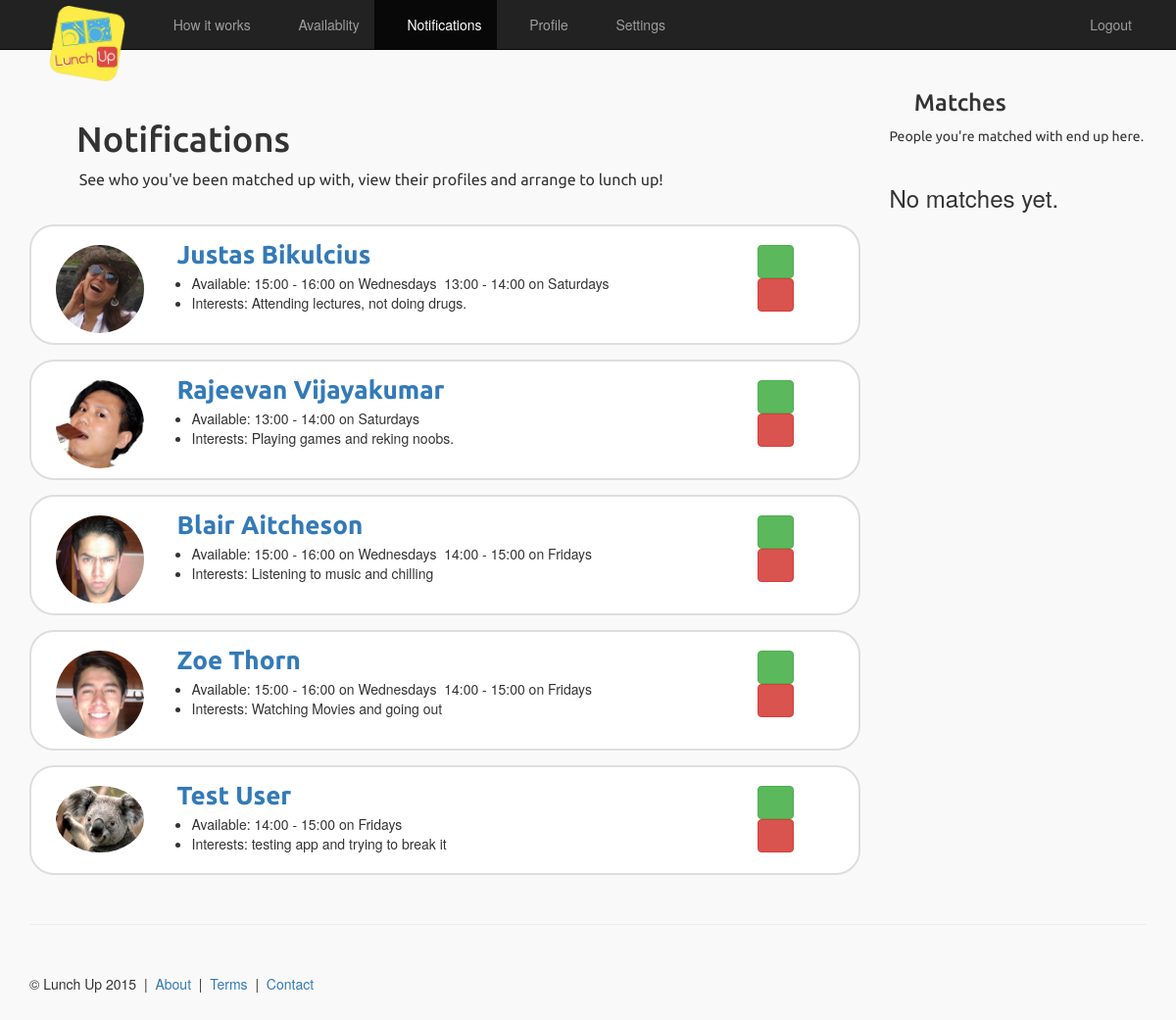
The app's page /notifications/ (signed in) with its own data.
### main/models.py (models this page shows)
class Notification(models.Model):
    userOne = models.ForeignKey(UserProfile, related_name='userone')
    userTwo = models.ForeignKey(UserProfile, related_name='usertwo')
    acceptedOne = models.BooleanField(default=False)
    acceptedTwo = models.BooleanField(default=False)
    available = models.ManyToManyField(TimeInterval)

class UserProfile(models.Model):
    user = models.OneToOneField(User)
    fullName = models.CharField(max_length=64)
    publicEmail = models.EmailField()
    availability = models.ManyToManyField(TimeInterval)
    interests = models.CharField(max_length=250)
    university = models.ForeignKey(University, blank=True, null=True)
    about = models.TextField(max_length=6000)
    picture = models.ImageField(upload_to='profile_images', blank=True)

class TimeInterval(models.Model):
    time = models.PositiveSmallIntegerField()
    day = models.CharField(max_length=10)

### main/views.py (the view)
# urls.py: url(r'^notifications/$', views.notifications, name='notifications'),
@login_required
def notifications(request):
    context_dict = {}
    try:
        context_dict['userprofile'] = UserProfile.objects.get(user=request.user)
        context_dict['notifications'] = \
            Notification.objects.filter((Q(userOne=context_dict['userprofile']) & Q(acceptedOne=False)) | (Q(userTwo=context_dict['userprofile']) & Q(acceptedTwo=False)))
        context_dict['matches'] = \
            Notification.objects.filter((Q(acceptedOne=True) & Q(acceptedTwo=True)) & (Q(userOne=context_dict['userprofile']) | Q(userTwo=context_dict['userprofile'])))
    except:
        pass
    return render(request, 'main/notifications.html', context_dict)

### templates/main/notifications.html (shortened to what this page needs)
{% extends 'base.html' %}
{% load staticfiles %}
{% block body_block %}
      <div class="row row-offcanvas row-offcanvas-right">
        <div class="col-xs-12 col-sm-9">
          <div class="jumbotron_two">
            <h1><span class="glyphicon glyphicon-exclamation-sign" aria-hidden="true"></span> <span class="font_styled">Notifications</span></h1>
            <p style="font-size:16px;" class="font_styled">&nbsp;&nbsp;&nbsp;&nbsp;&nbsp;&nbsp;&nbsp;&nbsp;&nbsp;&nbsp;&nbsp;See who you've been matched up with, view their profiles and arrange to lunch up!</p>
          </div>
          <div class="row" style="padding:15px;">
          {% if notifications %}
            {% for notif in notifications %}
                {% if notif.userOne == userprofile %}
                  <div class="col-md-12" style="border: 2px solid; border-radius: 25px; border-color: #dedede; margin-bottom:15px; padding:10px; background-color:#ffffff;">
                    <div class="col-md-1" style="margin:9px 30px 0 0;">
                        {% if notif.userTwo.picture %}
                            <a href="/profile/{{ notif.userTwo.user.id }}"><img src="{{ notif.userTwo.picture.url }}" width="90" class="img-circle" /></a>
                        {% else %}
                            <a href="/profile/{{ notif.userTwo.user.id }}"><img src="{% static 'images/profile.jpg' %}" width="90" class="img-circle" /></a>
                        {% endif %}
                    </div>
                    <div class="col-md-9">
                      <span style="font-size:26px; font-weight:bold;" class="font_styled">&nbsp;&nbsp;&nbsp;&nbsp;<a href="/profile/{{ notif.userTwo.user.id }}">{{ notif.userTwo.fullName }}</a></span></a><br />
                      <ul><li>Available:
                          {% for timeint in notif.available.all %}
                            {{ timeint.time }}:00 - {{ timeint.time|add:1 }}:00 on {{ timeint.day }}s&nbsp;
                          {% endfor %}
                      </li><li>Interests: {{ notif.userTwo.interests }}</li></ul>
                    </div>
                    <div class="col-md-1" style="margin:9px 30px 0 0;">
                      <button id="{{ notif.id }}y" type="button" class="btn btn-success"><span class="glyphicon glyphicon-ok" aria-hidden="true"></span></button>
                      <button id="{{ notif.id }}n" type="button" class="btn btn-danger"><span class="glyphicon glyphicon-remove" aria-hidden="true"></span></button>
                    </div>
                  </div>
                {% else %}
                  <div class="col-md-12" style="border: 2px solid; border-radius: 25px; border-color: #dedede; margin-bottom:15px; padding:10px; background-color:#ffffff;">
                    <div class="col-md-1" style="margin:9px 30px 0 0;">
                        {% if notif.userOne.picture %}
                            <a href="/profile/{{ notif.userOne.user.id }}"><img src="{{ notif.userOne.picture.url }}" width="90" class="img-circle" /></a>
                        {% else %}
                            <a href="/profile/{{ notif.userOne.user.id }}"><img src="{% static 'images/profile.jpg' %}" width="90" class="img-circle" /></a>
                        {% endif %}
                    </div>
                    <div class="col-md-9">
                      <span style="font-size:26px; font-weight:bold;" class="font_styled">&nbsp;&nbsp;&nbsp;&nbsp;<a href="/profile/{{ notif.userOne.user.id }}">{{ notif.userOne.fullName }}</a></span><br />
                      <ul><li>Available:
                          {% for timeint in notif.available.all %}
                            {{ timeint.time }}:00 - {{ timeint.time|add:1 }}:00 on {{ timeint.day }}s&nbsp;
                          {% endfor %}
                      </li><li>Interests: {{ notif.userOne.interests }}</li></ul>
                    </div>
                    <div class="col-md-1" style="margin:9px 30px 0 0;">
                      <button id="{{ notif.id }}y" type="button" class="btn btn-success"><span class="glyphicon glyphicon-ok" aria-hidden="true"></span></button>
                      <button id="{{ notif.id }}n" type="button" class="btn btn-danger"><span class="glyphicon glyphicon-remove" aria-hidden="true"></span></button>
                    </div>
                  </div>
                {% endif %}
            {% endfor %}
          {% else %}
          <h3>No notifications yet.</h3>
          {% endif %}
          </div>
        </div>
        <div class="col-xs-6 col-sm-3 sidebar-offcanvas" id="sidebar">
          <h3><span class="glyphicon glyphicon-comment" aria-hidden="true"></span> <span class="font_styled">Matches</span></h3><span class="font_styled">People you're matched with end up here.</span><br /><br />
          <div class="list-group">
          {% if matches %}
              {% for match in matches %}
                <span href="#" class="list-group-item" style="padding:15px;">
                {% if match.userOne.id == userprofile.id %}
                    {% if match.userTwo.picture %}
                        <img src="{{ match.userTwo.picture.url }}" width="40" class="img-circle" />
                    {% else %}
                        <img src="{% static 'images/profile.jpg' %}" width="40" class="img-circle" />
                    {% endif %}
                {% else %}
                    {% if match.userOne.picture %}
                        <img src="{{ match.userOne.picture.url }}" width="40" class="img-circle" />
                    {% else %}
                        <img src="{% static 'images/profile.jpg' %}" width="40" class="img-circle" />
                    {% endif %}
                {% endif %}
                &mdash;
                {% if match.userOne.id == userprofile.id %}
                    <a href="{% url 'profile' match.userTwo.user.id %}">{{ match.userTwo.fullName }}</a>
                {% else %}
                    <a href="{% url 'profile' match.userOne.user.id %}">{{ match.userOne.fullName }}</a>
                {% endif %}
                {% for timeint in match.available.all %}
                    {{ timeint.time }}:00-{{ timeint.time|add:1 }}:00 on {{ timeint.day }}s&nbsp;&nbsp;
                {% endfor %}
                <button id="{{ match.id }}n" type="button" class="btn btn-danger btn-xs"><span class="glyphicon glyphicon-remove" aria-hidden="true"></span></button>
                </span>
              {% endfor %}
          {% else %}
            <h3>No matches yet.</h3>
          {% endif %}
          </div>
        </div>
      </div>
      <hr>
{% endblock %}

### static/_css/custom.css (style rules this page uses)
body { background-color: #f9f9f9; }
.jumbotron_two { margin-top:20px; padding:10px; }
.font_styled { font-family: 'Ubuntu'; }

### records on screen
Notification: userTwo.picture (picture), userTwo.fullName "Justas Bikulcius", userTwo.interests "Attending lectures, not doing drugs."
TimeInterval: time "15", time|add "16", day "Wednesday"
TimeInterval: time "13", time|add "14", day "Saturday"
Notification: userTwo.picture (picture), userTwo.fullName "Rajeevan Vijayakumar", userTwo.interests "Playing games and reking noobs."
Notification: userTwo.picture (picture), userTwo.fullName "Blair Aitcheson", userTwo.interests "Listening to music and chilling"
TimeInterval: time "14", time|add "15", day "Friday"
Notification: userTwo.picture (picture), userTwo.fullName "Zoe Thorn", userTwo.interests "Watching Movies and going out"
Notification: userOne.picture (picture), userOne.fullName "Test User", userOne.interests "testing app and trying to break it"
